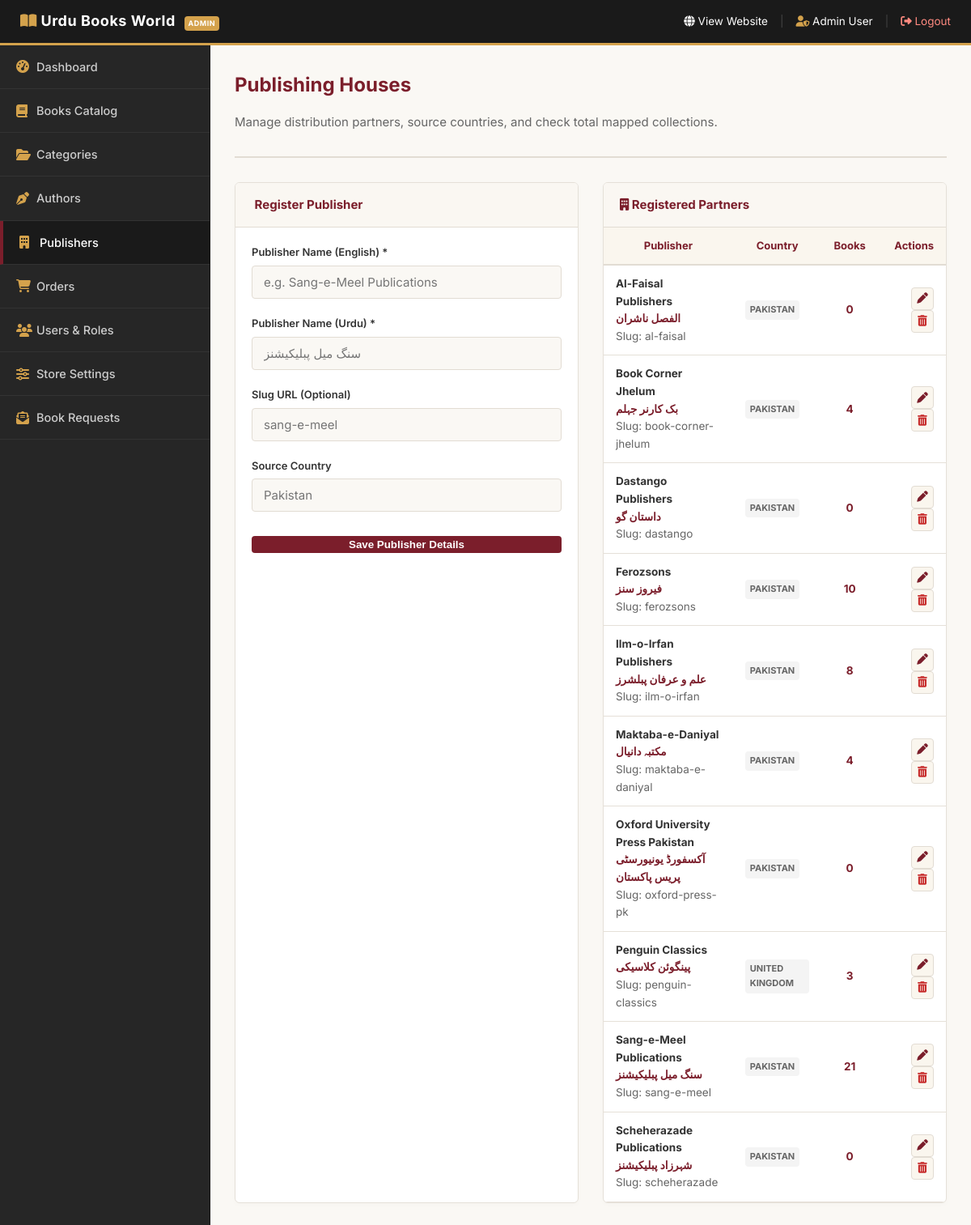
Screenshot of /admin/publishers.php (signed in) with the database file from the repository.
### tables this page shows
CREATE TABLE `settings` (
  `setting_key` VARCHAR(100) PRIMARY KEY,
  `setting_value` TEXT NOT NULL
);

CREATE TABLE `users` (
  `id` INT AUTO_INCREMENT PRIMARY KEY,
  `email` VARCHAR(150) NOT NULL UNIQUE,
  `password_hash` VARCHAR(255) NOT NULL,
  `first_name` VARCHAR(100) NOT NULL,
  `last_name` VARCHAR(100) NOT NULL,
  `phone` VARCHAR(30) DEFAULT NULL,
  `role` ENUM('customer','admin','library') DEFAULT 'customer',
  `address_line1` VARCHAR(255) DEFAULT NULL,
  `address_line2` VARCHAR(255) DEFAULT NULL,
  `city` VARCHAR(100) DEFAULT NULL,
  `postcode` VARCHAR(20) DEFAULT NULL,
  `country` VARCHAR(100) DEFAULT 'United Kingdom',
  `preferred_language` ENUM('en','ur') DEFAULT 'en',
  `is_active` TINYINT(1) DEFAULT 1,
  `created_at` TIMESTAMP DEFAULT CURRENT_TIMESTAMP,
  `updated_at` TIMESTAMP DEFAULT CURRENT_TIMESTAMP ON UPDATE CURRENT_TIMESTAMP
);

CREATE TABLE `publishers` (
  `id` INT AUTO_INCREMENT PRIMARY KEY,
  `slug` VARCHAR(120) NOT NULL UNIQUE,
  `name_en` VARCHAR(200) NOT NULL,
  `name_ur` VARCHAR(200) NOT NULL,
  `country` VARCHAR(100) DEFAULT NULL,
  `created_at` TIMESTAMP DEFAULT CURRENT_TIMESTAMP
);

### includes/functions.php (called while the page is built, shortened)
<?php
require_once __DIR__ . '/db.php';
function e($text) {
    return htmlspecialchars($text, ENT_QUOTES, 'UTF-8');
}
function get_setting($key, $default = '') {
    global $pdo;
    try {
        $stmt = $pdo->prepare("SELECT `setting_value` FROM `settings` WHERE `setting_key` = ?");
        $stmt->execute([$key]);
        $row = $stmt->fetch();
        if ($row) {
            return $row['setting_value'];
        }
    } catch (PDOException $e) {
        return $default;
    }
    return $default;
}

### includes/auth.php (called while the page is built, shortened)
<?php
require_once __DIR__ . '/db.php';
require_once __DIR__ . '/functions.php';
function is_logged_in() {
    return isset($_SESSION['user_id']);
}
function current_user() {
    global $pdo;
    $stmt = $pdo->prepare("SELECT * FROM users WHERE id = ?");
    $stmt->execute([$_SESSION['user_id']]);
    return $stmt->fetch();
}

### admin/publishers.php (the view, shortened to what this page needs)
<?php
require_once __DIR__ . '/../includes/admin-header.php';
$edit_publisher = null;
try {
    $all_publishers = $pdo->query("
        SELECT p.*, COUNT(b.id) AS book_count
        FROM publishers p
        LEFT JOIN books b ON p.id = b.publisher_id
        GROUP BY p.id
        ORDER BY p.name_en ASC
    ")->fetchAll();
} catch (PDOException $e) {
    $all_publishers = [];
}
?>
<div class="admin-page-header">
    <h1 class="admin-title">Publishing Houses</h1>
    <p class="text-muted">Manage distribution partners, source countries, and check total mapped collections.</p>
</div>
<div class="admin-content-split-2 margin-top-lg">
    <div class="admin-card">
        <div class="admin-card-header">
            <h3 class="admin-card-title">
                <i class="fa fa-building-circle-plus text-maroon"></i> <?php echo $edit_publisher ? 'Edit Publisher Details' : 'Register Publisher'; ?>
            </h3>
        </div>
        <div class="padding-md">
            <form action="publishers.php<?php echo $edit_publisher ? '?edit=' . $edit_publisher['id'] : ''; ?>" method="POST" class="auth-form">
                <div class="form-group">
                    <label class="form-label">Publisher Name (English) *</label>
                    <input type="text" name="name_en" class="form-control" required placeholder="e.g. Sang-e-Meel Publications" value="<?php echo $edit_publisher ? e($edit_publisher['name_en']) : ''; ?>">
                </div>
                <div class="form-group margin-top-md">
                    <label class="form-label">Publisher Name (Urdu) *</label>
                    <input type="text" name="name_ur" class="form-control lang-ur-font" required placeholder="سنگ میل پبلیکیشنز" value="<?php echo $edit_publisher ? e($edit_publisher['name_ur']) : ''; ?>">
                </div>
                <div class="form-group margin-top-md">
                    <label class="form-label">Slug URL (Optional)</label>
                    <input type="text" name="slug" class="form-control" placeholder="sang-e-meel" value="<?php echo $edit_publisher ? e($edit_publisher['slug']) : ''; ?>">
                </div>
                <div class="form-group margin-top-md">
                    <label class="form-label">Source Country</label>
                    <input type="text" name="country" class="form-control" placeholder="Pakistan" value="<?php echo $edit_publisher ? e($edit_publisher['country']) : ''; ?>">
                </div>
                <div class="margin-top-lg">
                    <button type="submit" class="btn btn-maroon btn-full-width">Save Publisher Details</button>
                </div>
            </form>
        </div>
    </div>
    <div class="admin-card">
        <div class="admin-card-header">
            <h3 class="admin-card-title"><i class="fa fa-building text-maroon"></i> Registered Partners</h3>
        </div>
        <div class="table-responsive">
            <table class="admin-table">
                <thead>
                    <tr>
                        <th>Publisher</th>
                        <th>Country</th>
                        <th class="text-center">Books</th>
                        <th class="text-right">Actions</th>
                    </tr>
                </thead>
                <tbody>
                    <?php if (!empty($all_publishers)): ?>
                        <?php foreach ($all_publishers as $p): ?>
                            <tr>
                                <td>
                                    <div class="font-bold text-dark"><?php echo e($p['name_en']); ?></div>
                                    <div class="text-maroon small-font font-bold"><?php echo e($p['name_ur']); ?></div>
                                    <div class="text-muted small-font">Slug: <?php echo e($p['slug']); ?></div>
                                </td>
                                <td><span class="badge badge-secondary"><?php echo e($p['country']); ?></span></td>
                                <td class="text-center font-bold text-maroon"><?php echo $p['book_count']; ?></td>
                                <td class="text-right whitespace-nowrap">
                                    <a href="?edit=<?php echo $p['id']; ?>" class="action-btn-icon text-maroon" title="Edit"><i class="fa fa-pen"></i></a>
                                    <a href="?delete=<?php echo $p['id']; ?>&csrf_token=<?php echo $_SESSION['csrf_token']; ?>" class="action-btn-icon text-danger" title="Delete" onclick="return confirm('Are you sure you want to delete this publisher?')"><i class="fa fa-trash-can"></i></a>
                                </td>
                            </tr>
                        <?php endforeach; ?>
                    <?php else: ?>
                        <tr>
                            <td colspan="4" class="text-center text-muted">No publishers created yet.</td>
                        </tr>
                    <?php endif; ?>
                </tbody>
            </table>
        </div>
    </div>
</div>
<?php require_once __DIR__ . '/../includes/admin-footer.php'; ?>

### includes/admin-header.php (shortened to what this page needs)
<?php
require_once __DIR__ . '/db.php';
require_once __DIR__ . '/functions.php';
require_once __DIR__ . '/auth.php';
$admin_user = current_user();
$site_name = get_setting('site_name', 'Urdu Books World');
?>
<!DOCTYPE html>
<html lang="en" dir="ltr">
<head>
    <link rel="stylesheet" href="https://cdnjs.cloudflare.com/ajax/libs/font-awesome/6.4.0/css/all.min.css">
    <link rel="stylesheet" href="<?php echo SITE_URL; ?>/assets/css/style.css">
    <link rel="stylesheet" href="<?php echo SITE_URL; ?>/assets/css/admin.css">
</head>
<body class="admin-body">
    <div class="admin-topbar">
        <div class="admin-topbar-brand">
            <a href="<?php echo SITE_URL; ?>/admin/index.php">
                <i class="fa fa-book-open text-gold"></i> <?php echo e($site_name); ?> <span class="badge badge-admin">Admin</span>
            </a>
        </div>
        <div class="admin-topbar-menu">
            <a href="<?php echo SITE_URL; ?>/index.php" target="_blank" class="admin-topbar-link">
                <i class="fa fa-globe"></i> View Website
            </a>
            <span class="topbar-sep">|</span>
            <span class="admin-user-info">
                <i class="fa fa-user-shield text-gold"></i> <?php echo e($admin_user['first_name'] . ' ' . $admin_user['last_name']); ?>
            </span>
            <span class="topbar-sep">|</span>
            <a href="<?php echo SITE_URL; ?>/admin/logout.php" class="admin-topbar-link link-logout">
                <i class="fa fa-sign-out-alt"></i> Logout
            </a>
        </div>
    </div>
    <div class="admin-layout">
        <aside class="admin-sidebar">
            <ul class="admin-menu">
                <li class="admin-menu-item <?php echo basename($_SERVER['PHP_SELF']) == 'index.php' ? 'active' : ''; ?>">
                    <a href="<?php echo SITE_URL; ?>/admin/index.php" class="admin-menu-link">
                        <i class="fa fa-tachometer-alt admin-menu-icon"></i> Dashboard
                    </a>
                </li>
                <li class="admin-menu-item <?php echo (basename($_SERVER['PHP_SELF']) == 'books.php' || basename($_SERVER['PHP_SELF']) == 'book-edit.php') ? 'active' : ''; ?>">
                    <a href="<?php echo SITE_URL; ?>/admin/books.php" class="admin-menu-link">
                        <i class="fa fa-book admin-menu-icon"></i> Books Catalog
                    </a>
                </li>
                <li class="admin-menu-item <?php echo basename($_SERVER['PHP_SELF']) == 'categories.php' ? 'active' : ''; ?>">
                    <a href="<?php echo SITE_URL; ?>/admin/categories.php" class="admin-menu-link">
                        <i class="fa fa-folder-open admin-menu-icon"></i> Categories
                    </a>
                </li>
                <li class="admin-menu-item <?php echo basename($_SERVER['PHP_SELF']) == 'authors.php' ? 'active' : ''; ?>">
                    <a href="<?php echo SITE_URL; ?>/admin/authors.php" class="admin-menu-link">
                        <i class="fa fa-pen-nib admin-menu-icon"></i> Authors
                    </a>
                </li>
                <li class="admin-menu-item <?php echo basename($_SERVER['PHP_SELF']) == 'publishers.php' ? 'active' : ''; ?>">
                    <a href="<?php echo SITE_URL; ?>/admin/publishers.php" class="admin-menu-link">
                        <i class="fa fa-building admin-menu-icon"></i> Publishers
                    </a>
                </li>
                <li class="admin-menu-item <?php echo (basename($_SERVER['PHP_SELF']) == 'orders.php' || basename($_SERVER['PHP_SELF']) == 'order-view.php') ? 'active' : ''; ?>">
                    <a href="<?php echo SITE_URL; ?>/admin/orders.php" class="admin-menu-link">
                        <i class="fa fa-shopping-cart admin-menu-icon"></i> Orders
                    </a>
                </li>
                <li class="admin-menu-item <?php echo basename($_SERVER['PHP_SELF']) == 'users.php' ? 'active' : ''; ?>">
                    <a href="<?php echo SITE_URL; ?>/admin/users.php" class="admin-menu-link">
                        <i class="fa fa-users admin-menu-icon"></i> Users & Roles
                    </a>
                </li>
                <li class="admin-menu-item <?php echo basename($_SERVER['PHP_SELF']) == 'settings.php' ? 'active' : ''; ?>">
                    <a href="<?php echo SITE_URL; ?>/admin/settings.php" class="admin-menu-link">
                        <i class="fa fa-sliders-h admin-menu-icon"></i> Store Settings
                    </a>
                </li>
                <li class="admin-menu-item <?php echo basename($_SERVER['PHP_SELF']) == 'book-requests.php' ? 'active' : ''; ?>">
                    <a href="<?php echo SITE_URL; ?>/admin/book-requests.php" class="admin-menu-link">
                        <i class="fa fa-envelope-open-text admin-menu-icon"></i> Book Requests
                    </a>
                </li>
            </ul>
        </aside>
        <main class="admin-main">

### assets/css/style.css (style rules this page uses)
:root { --maroon: #7B1E2B; --maroon-hover: #5C141D; --gold: #D4A24C; --gold-hover: #B58434; --bg: #FAF8F4; --text: #1A1A1A; --text-muted: #666666; --white: #FFFFFF; --light-grey: #EEEEEE; --border-color: #E2DCD3; --success: #2E7D32; --danger: #C62828; --warning: #EF6C00; --info: #1565C0; --shadow: 0 4px 12px rgba(123, 30, 43, 0.06); --transition: all 0.3s cubic-bezier(0.4, 0, 0.2, 1); --font-en: 'Inter', sans-serif; --font-ur: 'Noto Nastaliq Urdu', serif; }
*, *::before, *::after { box-sizing: border-box; }
body { margin: 0; padding: 0; background-color: var(--bg); color: var(--text); font-family: var(--font-en); font-size: 15px; line-height: 1.6; -webkit-font-smoothing: antialiased; }
a { color: inherit; text-decoration: none; transition: var(--transition); }
input, select, textarea { font-family: inherit; font-size: inherit; }
.font-bold { font-weight: 700; }
.text-center { text-align: center; }
.text-right { text-align: right; }
.text-maroon { color: var(--maroon); }
.text-gold { color: var(--gold); }
.text-muted { color: var(--text-muted); }
.text-danger { color: var(--danger); }
.margin-top-md { margin-top: 20px; }
.margin-top-lg { margin-top: 30px; }
.padding-md { padding: 20px; }
.btn { display: inline-flex; align-items: center; justify-content: center; gap: 8px; border-radius: 4px; font-weight: 600; cursor: pointer; transition: var(--transition); border: 2px solid transparent; }
.btn-full-width { width: 100%; display: flex; }
.btn-maroon { background-color: var(--maroon); color: var(--white); }
.form-group { margin-bottom: 16px; }
.form-label { display: block; font-size: 13px; font-weight: 600; margin-bottom: 6px; }
.form-control { width: 100%; padding: 10px 14px; border: 1.5px solid var(--border-color); border-radius: 4px; background-color: var(--bg); outline: none; transition: var(--transition); }
.badge { display: inline-block; padding: 3px 6px; font-size: 11px; font-weight: 700; border-radius: 4px; text-transform: uppercase; }
.badge-secondary { background-color: #F4F4F4; color: #666666; }

### rows the page displays
settings: setting_value "Urdu Books World"
users: first_name+last_name "Admin User"
publishers: name_en "Al-Faisal Publishers", name_ur "الفصل ناشران", slug "al-faisal", country "PAKISTAN", book_count "0"
publishers: name_en "Book Corner Jhelum", name_ur "بک کارنر جہلم", slug "book-corner-jhelum", country "PAKISTAN", book_count "4"
publishers: name_en "Dastango Publishers", name_ur "داستان گو", slug "dastango", country "PAKISTAN", book_count "0"
publishers: name_en "Ferozsons", name_ur "فیروز سنز", slug "ferozsons", country "PAKISTAN", book_count "10"
publishers: name_en "Ilm-o-Irfan Publishers", name_ur "علم و عرفان پبلشرز", slug "ilm-o-irfan", country "PAKISTAN", book_count "8"
publishers: name_en "Maktaba-e-Daniyal", name_ur "مکتبہ دانیال", slug "maktaba-e-daniyal", country "PAKISTAN", book_count "4"
publishers: name_en "Oxford University Press Pakistan", name_ur "آکسفورڈ یونیورسٹی پریس پاکستان", slug "oxford-press-pk", country "PAKISTAN", book_count "0"
publishers: name_en "Penguin Classics", name_ur "پینگوئن کلاسیکی", slug "penguin-classics", country "UNITED KINGDOM", book_count "3"
publishers: name_en "Sang-e-Meel Publications", name_ur "سنگ میل پبلیکیشنز", slug "sang-e-meel", country "PAKISTAN", book_count "21"
publishers: name_en "Scheherazade Publications", name_ur "شہرزاد پبلیکیشنز", slug "scheherazade", country "PAKISTAN", book_count "0"
